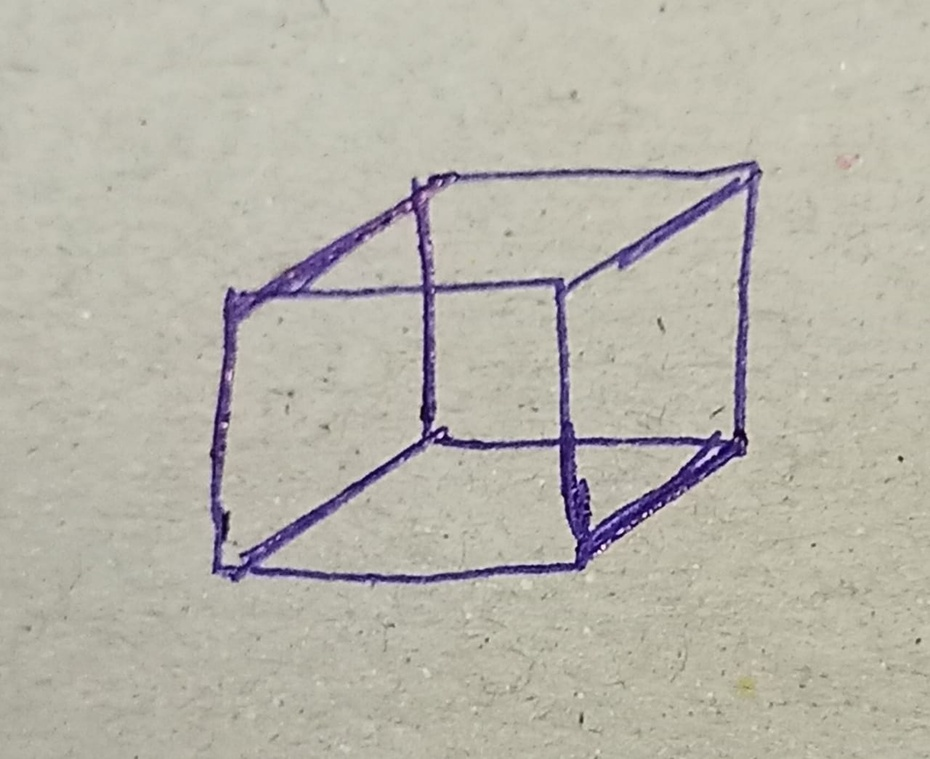
#> input picture Team-BitVision/cube.jpeg, 930 x 759 px, shrunk from 1280 x 1045 before the run
$ python read.py
#> lines starting #> are read from the running program, lines starting #| are printed output that depends on the picture; after the words box and inside, x2 and y2 are one past the last pixel; in counts of white or black regions, pixels touching at a corner belong together

import cv2
import numpy as np

# Read in the image
img = cv2.imread('cube.jpeg')
#> img is the input picture: shape (759, 930, 3); mean B, G, R 170.2, 180.9, 184.1

# Convert to grayscale
gray = cv2.cvtColor(img, cv2.COLOR_BGR2GRAY)
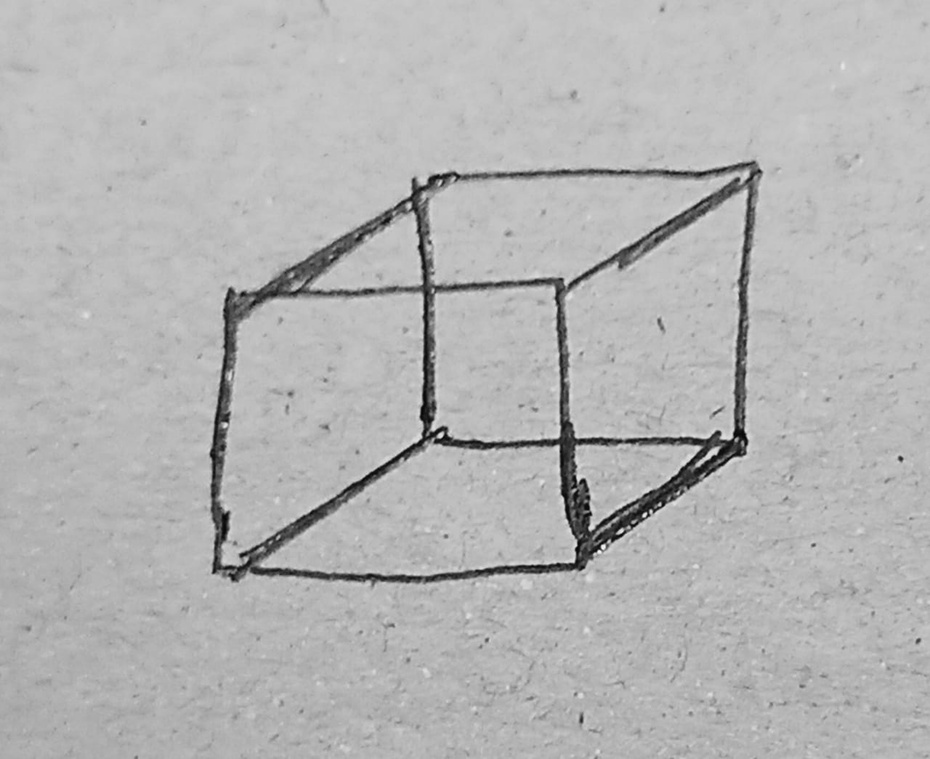
#> gray: shape (759, 930); min 5, max 246, mean 180.6

# Apply Gaussian blur
blur = cv2.GaussianBlur(gray, (5, 5), 0)

# Apply Canny edge detection
edges = cv2.Canny(blur, 100, 200)
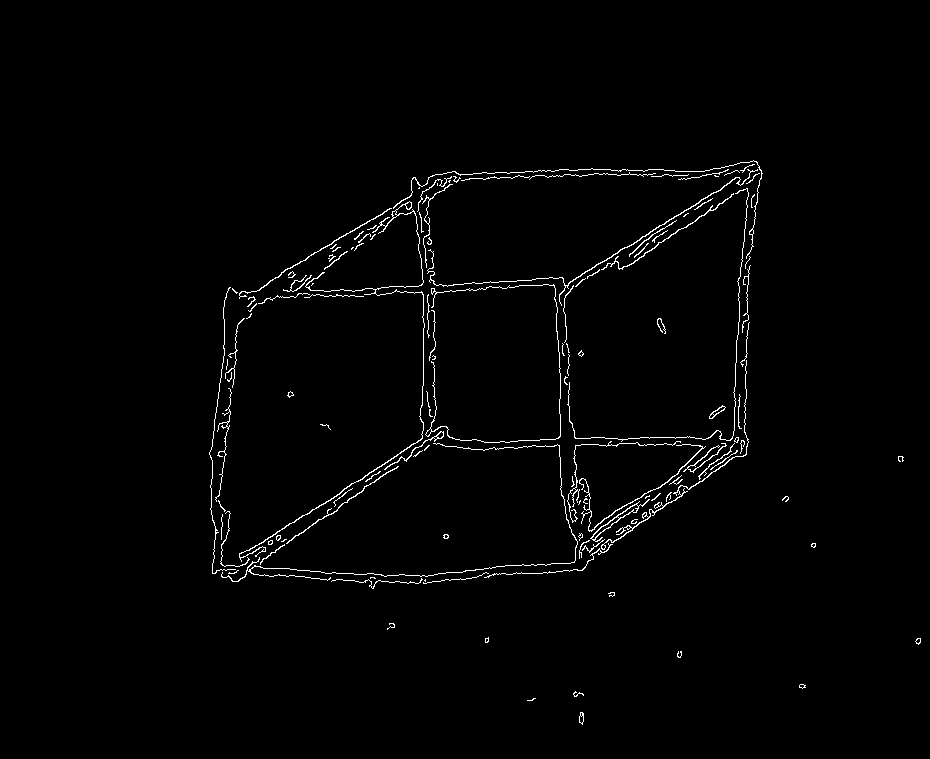
#> edges: shape (759, 930); 1.4% white in thin lines or dots, all inside (x1, y1, x2, y2) = (209, 160, 921, 725)

# Find contours
contours, _ = cv2.findContours(edges, cv2.RETR_EXTERNAL, cv2.CHAIN_APPROX_SIMPLE)
#> contours = 127 contours, 103 with area under 20; largest, box (x1, y1, x2, y2) and area: (590, 499, 650, 542) 274, (239, 201, 425, 562) 246, (601, 360, 749, 550) 162, (427, 169, 758, 306) 140, (579, 444, 706, 532) 92

# Find the largest contour
largest_contour = max(contours, key=cv2.contourArea)
#> largest_contour = contour of 77 points, box (x1, y1, x2, y2) (590, 499, 650, 542), area 274

# Approximate the contour with a polygon
epsilon = 0.1 * cv2.arcLength(largest_contour, True)
#> epsilon = 18.97
approx = cv2.approxPolyDP(largest_contour, epsilon, True)
#> approx = [[649, 499], [590, 538]]

# Draw the polygon on the image
cv2.drawContours(img, [approx], 0, (0, 255, 0), 2)
#> img: shape (759, 930, 3); 0.03% of pixels changed, all inside (x1, y1, x2, y2) = (589, 498, 651, 540)

# Display the result
cv2.imshow('Edge Polygon', img)
cv2.waitKey(0)

# Clean up
cv2.destroyAllWindows()
